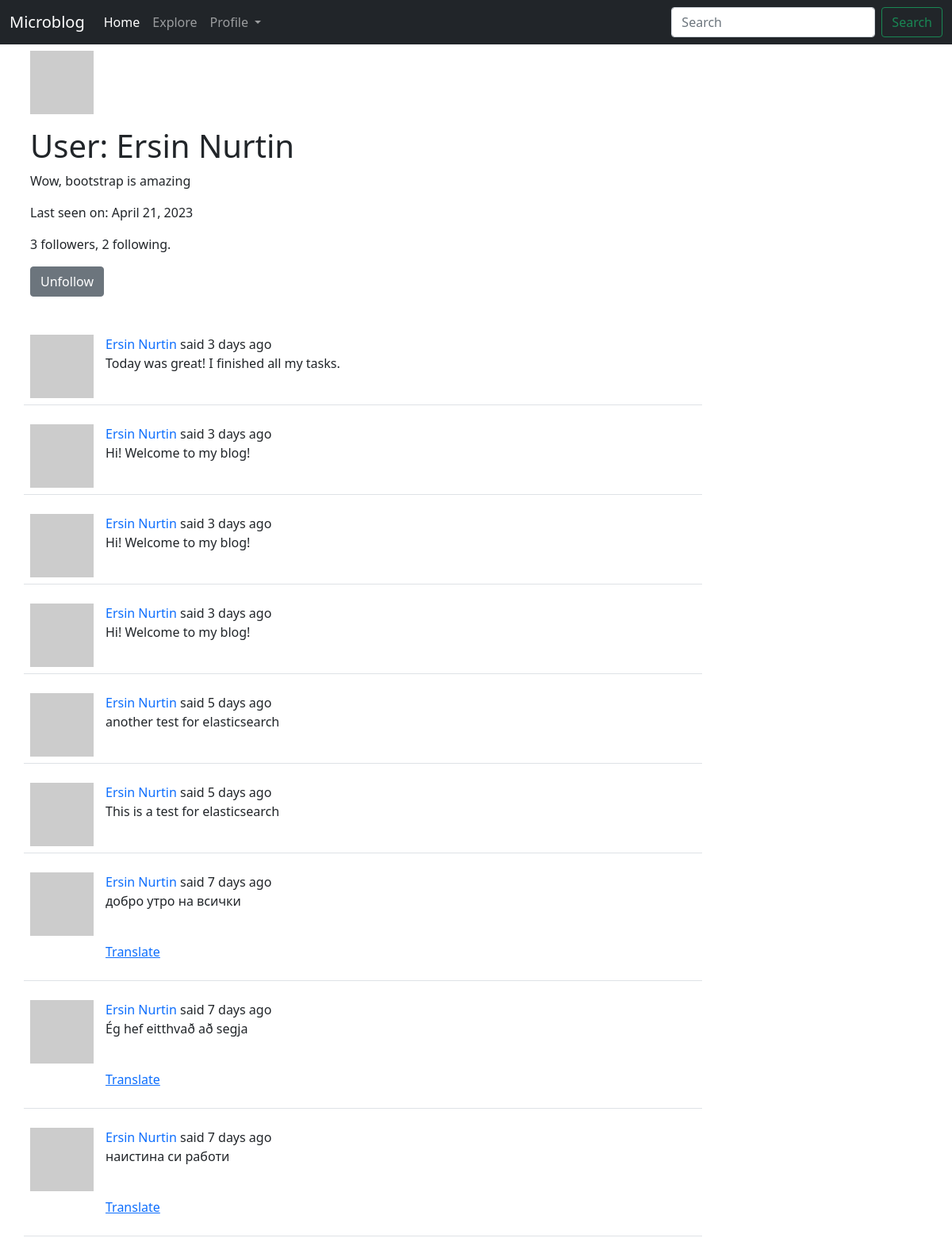
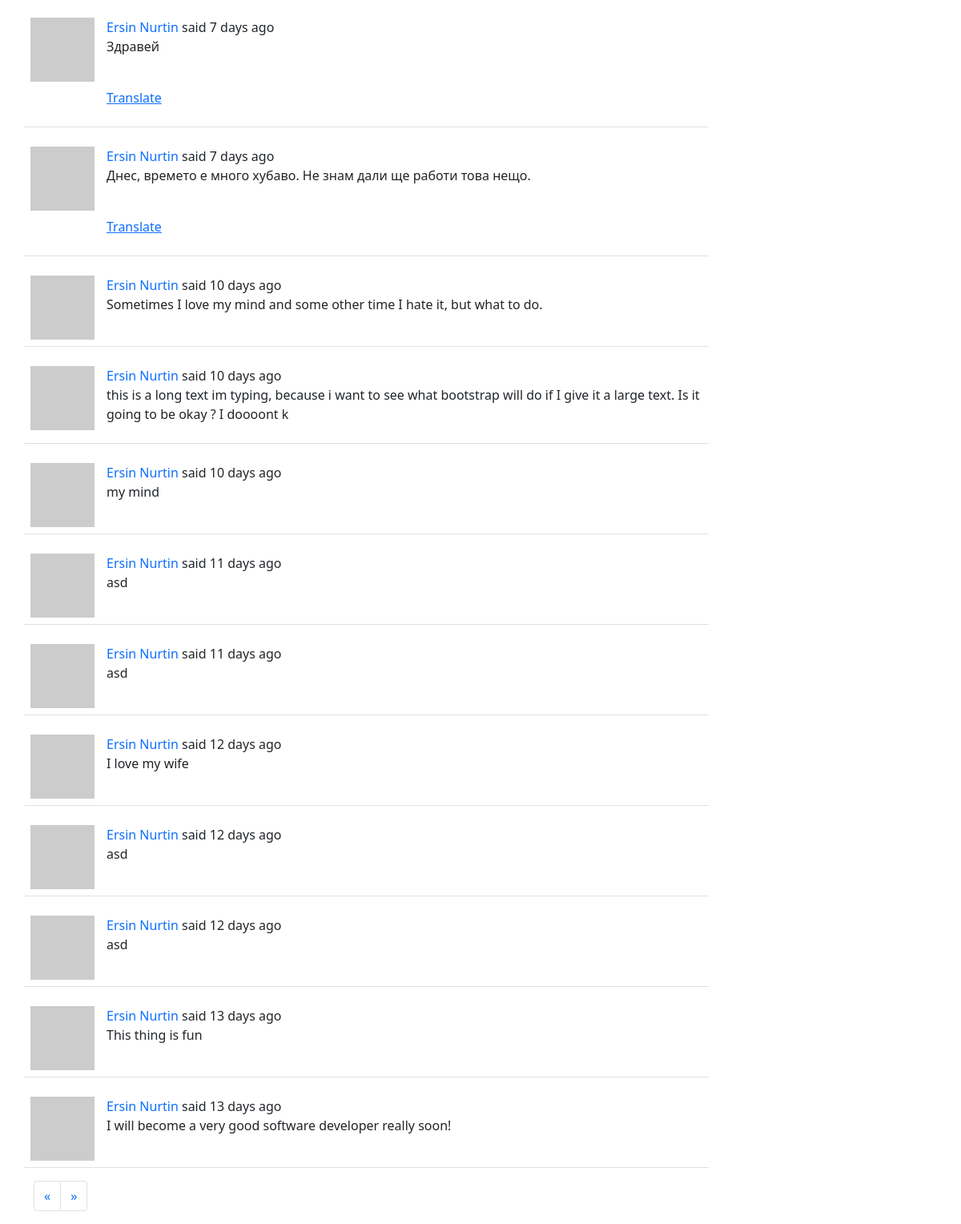
The page /user/Ersin Nurtin (signed in) on the database its author committed (2 pictures, top to bottom).
### app/models.py (models this page shows, shortened)
class User(UserMixin, db.Model):
	id = db.Column(db.Integer, primary_key=True)
	username = db.Column(db.String(64), index=True, unique=True)
	email = db.Column(db.String(120), index=True, unique=True)
	password_hash = db.Column(db.String(128))
	about_me = db.Column(db.String(140))
	last_seen = db.Column(db.DateTime, default=datetime.utcnow())
	posts = db.relationship('Post', backref='author', lazy='dynamic')
	followed = db.relationship(
		'User', secondary=followers,
		primaryjoin=(followers.c.follower_id == id),
		secondaryjoin=(followers.c.followed_id == id),
		backref=db.backref('followers', lazy='dynamic'), lazy='dynamic')
	def avatar(self, size):
		digest = md5(self.email.lower().encode('utf-8')).hexdigest()
		return f"https://www.gravatar.com/avatar/{digest}?d=identicon&s={size}"
	def is_following(self, user):
		return self.followed.filter(followers.c.followed_id == user.id).count() > 0

class SearchableMixin:
	@classmethod
	def before_commit(cls, session):
		session._changes = {
			'add': list(session.new),
			'update': list(session.dirty),
			'delete': list(session.deleted)
		}
	@classmethod
	def after_commit(cls, session):
		for obj in session._changes['add']:
			if isinstance(obj, SearchableMixin):
				add_to_index(obj.__tablename__, obj)
		for obj in session._changes['update']:
			if isinstance(obj, SearchableMixin):
				add_to_index(obj.__tablename__, obj)
		for obj in session._changes['delete']:
			if isinstance(obj, SearchableMixin):
				remove_from_index(obj.__tablename__, obj)
		session._changes = None

class Post(SearchableMixin, db.Model):
	__searchable__ = ['body']
	id = db.Column(db.Integer, primary_key=True)
	body = db.Column(db.String(140))
	timestamp = db.Column(db.DateTime, index=True, default=datetime.utcnow)
	user_id = db.Column(db.Integer, db.ForeignKey('user.id'))
	language = db.Column(db.String(5))

### app/main/routes.py (the view)
@bp.route('/user/<username>')
@login_required
def user(username):
	user_ = User.query.filter_by(username=username).first_or_404()
	form = EmptyForm()
	page = request.args.get('page', 1, type=int)
	posts = user_.posts.order_by(Post.timestamp.desc()).paginate(
		page=page, per_page=current_app.config['POSTS_PER_PAGE'], error_out=False)
	next_url = url_for('main.user', username=user_.username, page=posts.next_num) if posts.has_next else '#'
	prev_url = url_for('main.user', username=user_.username, page=posts.prev_num) if posts.has_prev else '#'
	return render_template('user.html', user=user_, posts=posts.items, form=form, next_url=next_url, prev_url=prev_url)

### app/main/forms.py
class SearchForm(FlaskForm):
	q = StringField(_l('Search'), validators=[DataRequired()])
	s = SubmitField(_l('Search'))
	def __init__(self, *args, **kwargs):
		if 'formdata' not in kwargs:
			kwargs['formdata'] = request.args
		if 'meta' not in kwargs:
			kwargs['meta'] = {'csrf': False}
		super(SearchForm, self).__init__(*args, **kwargs)

class EmptyForm(FlaskForm):
	submit = SubmitField(_l('Submit'))

### app/__init__.py (called while the page is built)
def get_locale():
	user = getattr(g, 'user', None)
	if user is not None:
		return user.locale
	return request.accept_languages.best_match(current_app.config['LANGUAGES'])

### app/main/routes.py (called while the page is built)
@bp.before_app_request
def before_request():
	if current_user.is_authenticated:
		current_user.last_seen = datetime.utcnow()
		db.session.commit()
		g.search_form = SearchForm()
	g.locale = str(get_locale())

### app/models.py (called while the page is built)
@login.user_loader
def load_user(user_id):
	return User.query.get(int(user_id))

### app/templates/user.html (shortened to what this page needs)
{% extends "layout.html" %}
{% block content %}
<div class="container">
    <table class="table table-borderless">
        <tr class="row">
            <td>
                <img src="{{ user.avatar(128) }}" alt="user image"/>
            </td>
            <td>
                <h1>{{ _('User') }}: {{ user.username }}</h1>
                {% if user.about_me %}<p>{{ user.about_me }}</p>{% endif %}
                {% if user.last_seen %}<p>{{ _('Last seen on') }}: {{ moment(user.last_seen).format('LL') }}</p>{% endif %}
                <p>{{ user.followers.count() }} {{ _('followers') }}, {{ user.followed.count() }} {{ _('following') }}.</p>
                {% if user == current_user %}
                <p><a style="text-decoration: none" href="{{ url_for('main.edit_profile') }}">{{ _('Edit Profile') }}</a></p>
                {% else %}
                <p>
                    <form action="{{ url_for('main.unfollow', username=user.username) }}" method="post">
                        {{ form.submit(class_='btn btn-secondary', value='Unfollow') }}
                    </form>
                {% endif %}
                </p>
            </td>
        </tr>
    </table>
</div>
    {% for post in posts %}
        {% include '_post.html' %}
    {% endfor %}
    <div class="container">
    <nav>
      <ul class="pagination">
        <li class="page-item">
          <a class="page-link {% if prev_url %} disabled {% endif %}" href="{{ prev_url or '#' }}" aria-label="Previous">
            <span aria-hidden="true">&laquo;</span>
          </a>
        </li>
        <li class="page-item">
          <a class="page-link {% if next_url %} disabled {% endif %}" href="{{ next_url or '#' }}" aria-label="Next">
            <span aria-hidden="true">&raquo;</span>
          </a>
        </li>
      </ul>
    </nav>
    </div>
{% endblock content %}

### app/templates/_post.html (shortened to what this page needs)
<div class="container">
    <table class="table table-hover">
      <tr class="row">
        <td class="col-1"><a href="{{ url_for('main.user', username=post.author.username) }}"><img src=" {{ post.author.avatar(70) }}" alt="user image"/></a>
        <td class="col-8">
          {{ _('%(username)s said %(when)s', username=user_link, when=moment(post.timestamp).fromNow()) }}
          <br>
          <p class="text-body"><span id="post{{ post.id }}">{{ post.body }}</span></p>
          {% if post.language and post.language != g.locale %}
            <br>
                <p><span id="translation{{ post.id }}">
                    <a href="javascript:translate(
                                '#post{{ post.id }}',
                                '#translation{{ post.id }}',
                                '{{ post.language }}',
                                '{{ g.locale }}');">{{ _('Translate') }}</a>
                </span></p>
          {% endif %}
        </td>
      </tr>
    </table>
</div>

### rows shown on the page
User: username "Ersin Nurtin", about_me "Wow, bootstrap is amazing", last_seen "April 21, 2023"
Post: body "Today was great! I finished all my tasks."
Post: body "Hi! Welcome to my blog!"
Post: body "Hi! Welcome to my blog!"
Post: body "Hi! Welcome to my blog!"
Post: body "another test for elasticsearch"
Post: body "This is a test for elasticsearch"
Post: body "добро утро на всички"
Post: body "Ég hef eitthvað að segja"
Post: body "наистина си работи"
Post: body "Здравей"
Post: body "Днес, времето е много хубаво. Не знам дали ще работи това нещо."
Post: body "Sometimes I love my mind and some other time I hate it, but what to do."
Post: body "this is a long text im typing, because i want to see what bootstrap will do if I give it a large text. Is it going to be okay ? I doooont k"
Post: body "my mind"
Post: body "asd"
Post: body "asd"
Post: body "I love my wife"
Post: body "asd"
Post: body "asd"
Post: body "This thing is fun"
Post: body "I will become a very good software developer really soon!"

### other values the page prints
{{ user.followers.count() }} "3"
{{ user.followed.count() }} "2"
